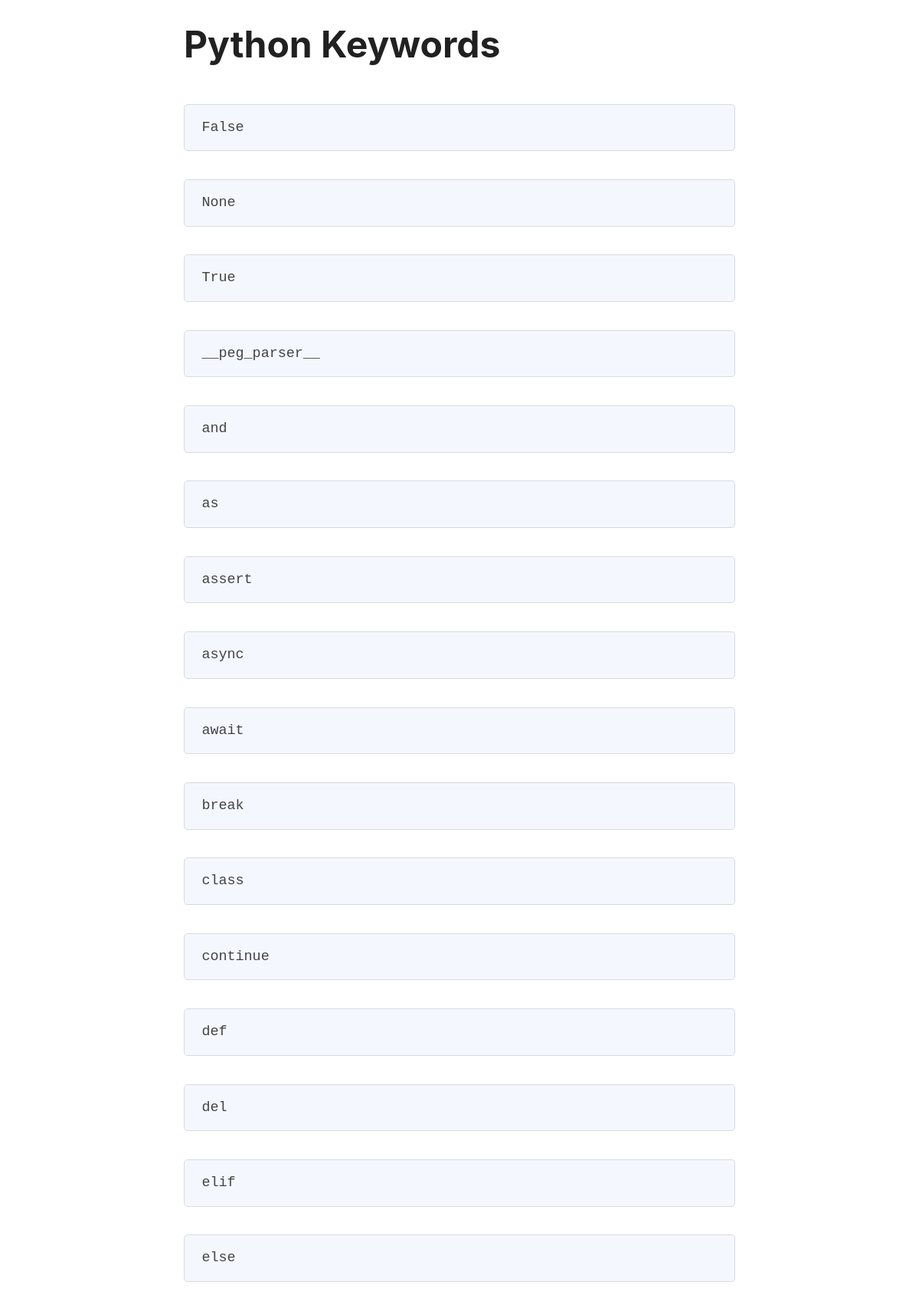
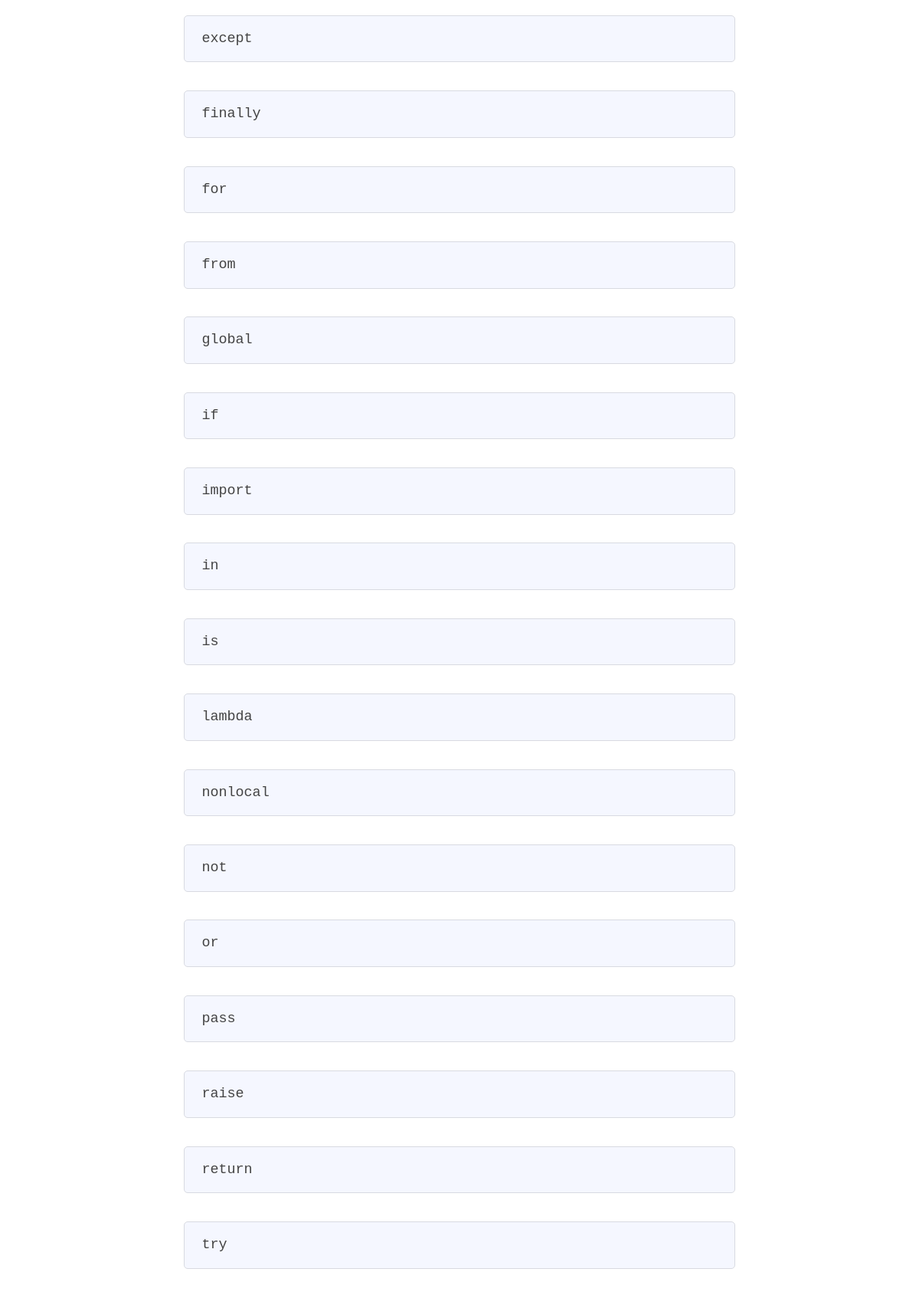
Screenshot of /all (upper part) with the database file from the repository (2 pictures, top to bottom).
### terms/models.py (models this page shows)
class Keyword(models.Model):
    name = models.CharField(max_length=30)
    def __str__(self):
        return self.name

### terms/views.py (the view)
# urls.py: path("all", views.AllKeywordsView.as_view()),
class AllKeywordsView(ListView):
    model = Keyword
    template_name = "terms/base.html"

### terms/templates/terms/base.html (shortened to what this page needs)
{% load static %}
<!DOCTYPE html>
<html lang="en">
<head>
    <link rel="stylesheet" href="{% static 'terms/simple.min.css' %}">
</head>
<body>
    <h1>Python Keywords</h1>
    {% block content%}
        {% for keyword in keyword_list %}
            <pre>{{keyword}}</pre>
        {% endfor %}
    {% endblock %}
</body>
</html>

### rows the page displays
Keyword: name "False"
Keyword: name "None"
Keyword: name "True"
Keyword: name "__peg_parser__"
Keyword: name "and"
Keyword: name "as"
Keyword: name "assert"
Keyword: name "async"
Keyword: name "await"
Keyword: name "break"
Keyword: name "class"
Keyword: name "continue"
Keyword: name "def"
Keyword: name "del"
Keyword: name "elif"
Keyword: name "else"
Keyword: name "except"
Keyword: name "finally"
Keyword: name "for"
Keyword: name "from"
Keyword: name "global"
Keyword: name "if"
Keyword: name "import"
Keyword: name "in"
Keyword: name "is"
Keyword: name "lambda"
Keyword: name "nonlocal"
Keyword: name "not"
Keyword: name "or"
Keyword: name "pass"
Keyword: name "raise"
Keyword: name "return"
Keyword: name "try"
